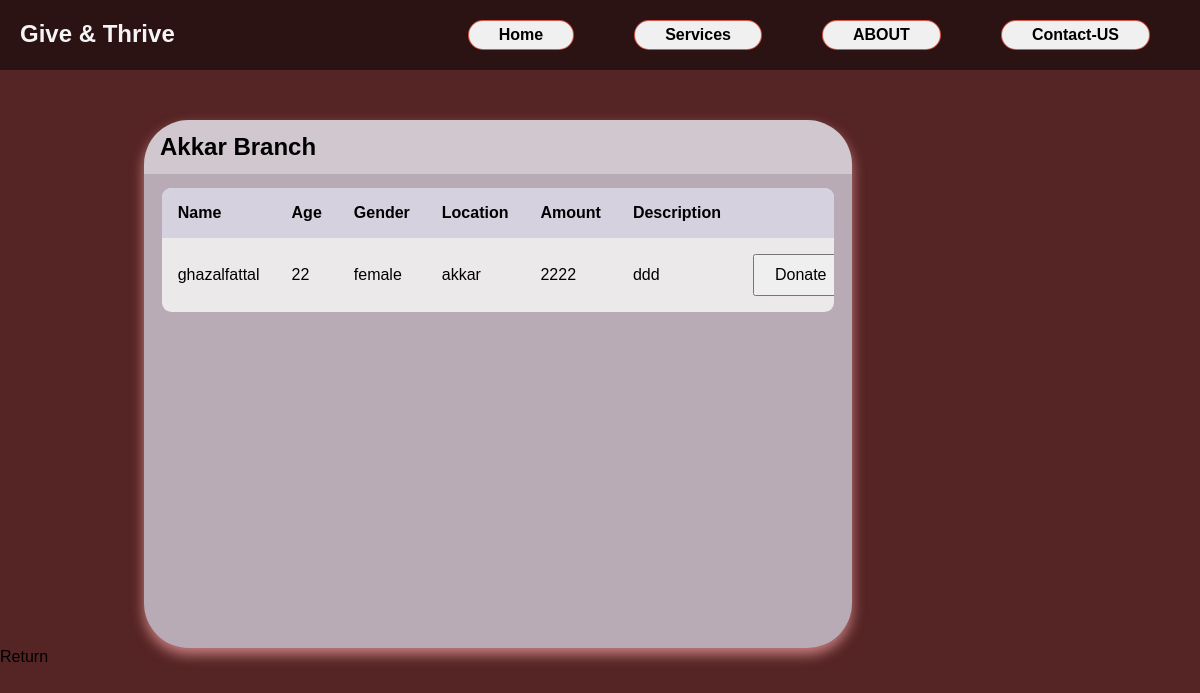
/phpcomponents/akkar/akkar.php, run on an earlier commit of the app's database.
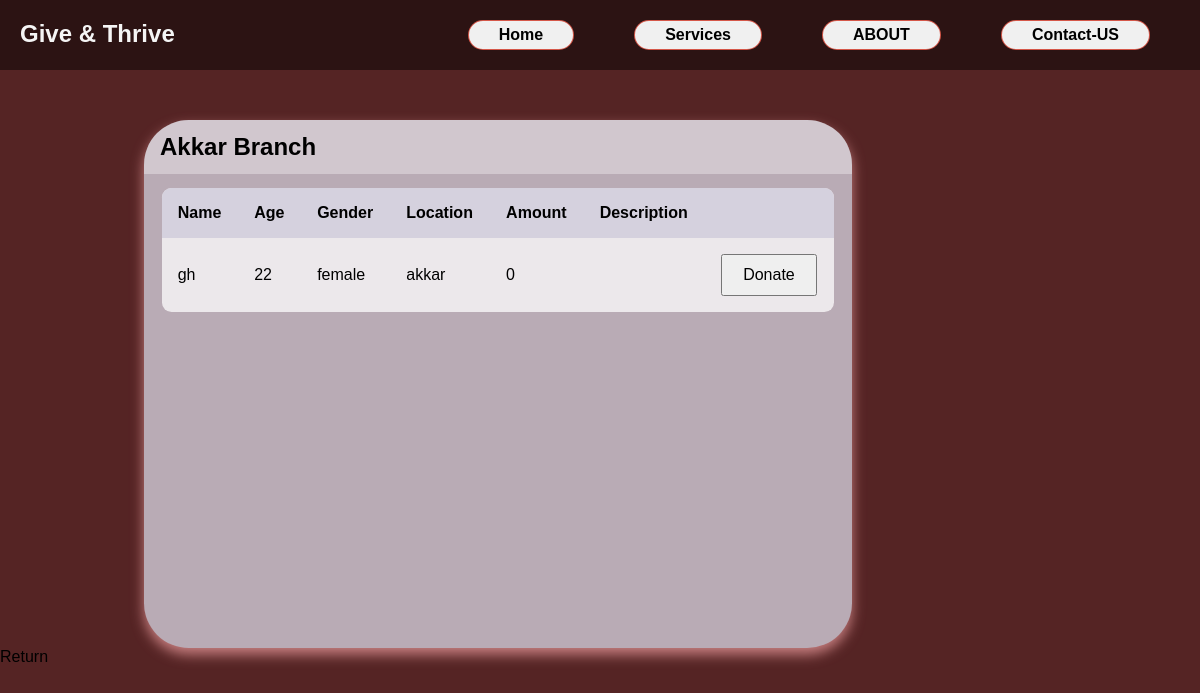
And on a later commit of the database.
### tables this page shows
CREATE TABLE addorphan (
  idorphan int(50) NOT NULL,
  nameorphan varchar(50) NOT NULL,
  age int(50) NOT NULL,
  gender varchar(50) NOT NULL,
  amount int(255) NOT NULL,
  description text NOT NULL,
  locationID int(11) NOT NULL
);

CREATE TABLE location (
  locationid int(11) NOT NULL,
  locationname varchar(30) NOT NULL
);

### phpcomponents/akkar/akkar.php (the view, shortened to what this page needs)
<?php
$servername = "localhost";
$username = "root";
$password = "";
$databasename = "orphan";
$conn = mysqli_connect($servername, $username, $password, $databasename);
?>
<!DOCTYPE html>
<html lang="en">
<head>
    <link rel="stylesheet" href="./akkarr.css">
</head>
<body>
        <nav class="navbar">
            <h1 class="logo"> Give & Thrive</h1>
            <ul class="nav-links">
                <li class="active"></i><a href="/userPages/profileUser.php"></i>Home</a</li>
                <li class="active"></i><a href="#"></a>Services</li>
                <li class="active"></i><a href="#"></a></i>ABOUT</li>
                <li class="active"><a href="../contactform/contact.php">Contact-US</a></li>
            </ul>
        </nav>
        <div class="container">
            <div class="table">
    <main class="table">
        <section class="table__header">
            <h1>Akkar Branch </h1>
        </section>
        <section class="table__body">
            <table>
                <thead>
                    <tr>
                        <th> Name </th>
                        <th> age </th>
                        <th> gender </th>
                        <th> Location</a></th>
                        <th> amount</th>
                        <th>description</th>
                        <th></th>
                    </tr>
                </thead>
                <tbody>
                    <?php
                    $sql = "SELECT addorphan.*, location.locationname
                    FROM addorphan
                    JOIN location ON addorphan.locationID = location.locationid
                    WHERE addorphan.locationID = 2";
                     $res = mysqli_query($conn ,$sql);
                    while($row = mysqli_fetch_array($res)){
                        echo "<tr>";
                        echo "<td>".$row['nameorphan']."</td>";
                        echo "<td>".$row['age']."</td>";
                        echo "<td>".$row['gender']."</td>";
                        echo "<td>".$row['locationname']."</td>";
                        echo "<td>".$row['amount']."</td>";
                        echo "<td>".$row['description']."</td>";
                        echo "<td><a href ='../donation.php'><button style='font-size:16px; padding:10px 20px;'>Donate</button></a></td>";
                    }
                    ?></tbody>
            </table>
        </section>
</main>
</div>
<a href ="/userPages/profileUser.php">Return</a>
</body>
</html>

What changed in the data, as far as the page shows it:
removed addorphan: nameorphan "ghazalfattal", age "22", gender "female", locationID.locationname "akkar", amount "2222", description "ddd"
added addorphan: nameorphan "gh", age "22", gender "female", locationID.locationname "akkar", amount "0"
